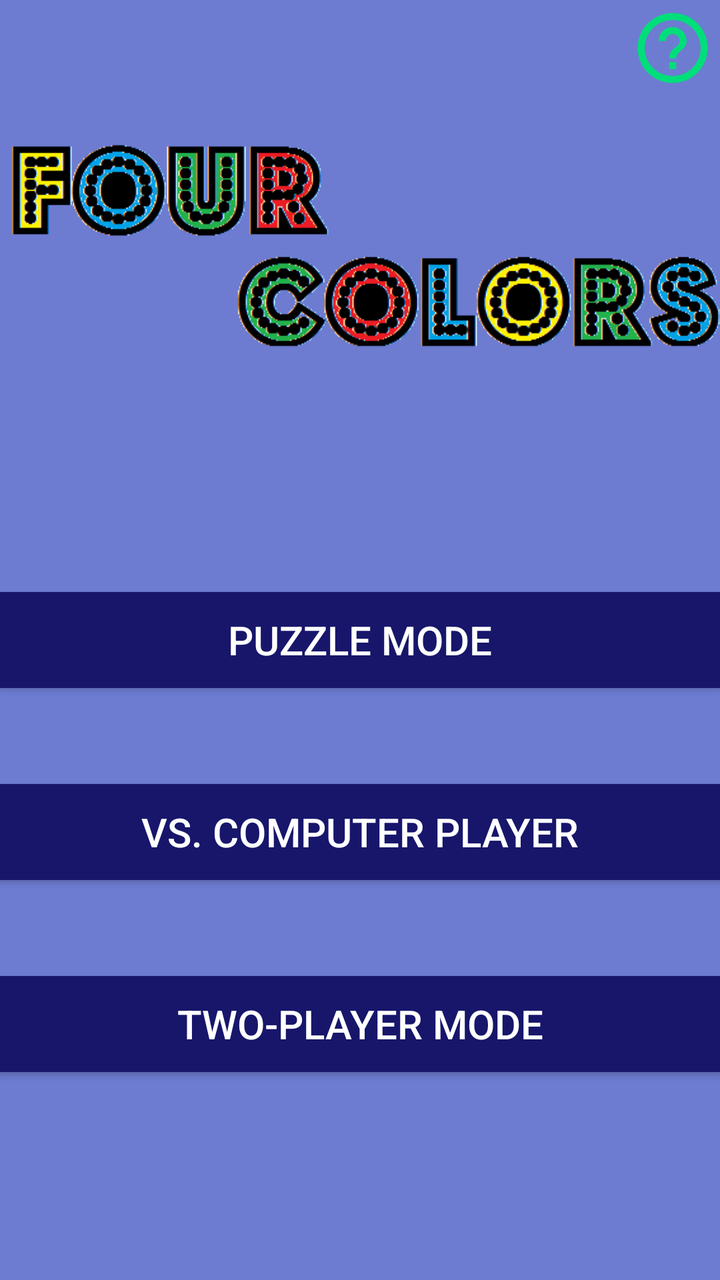
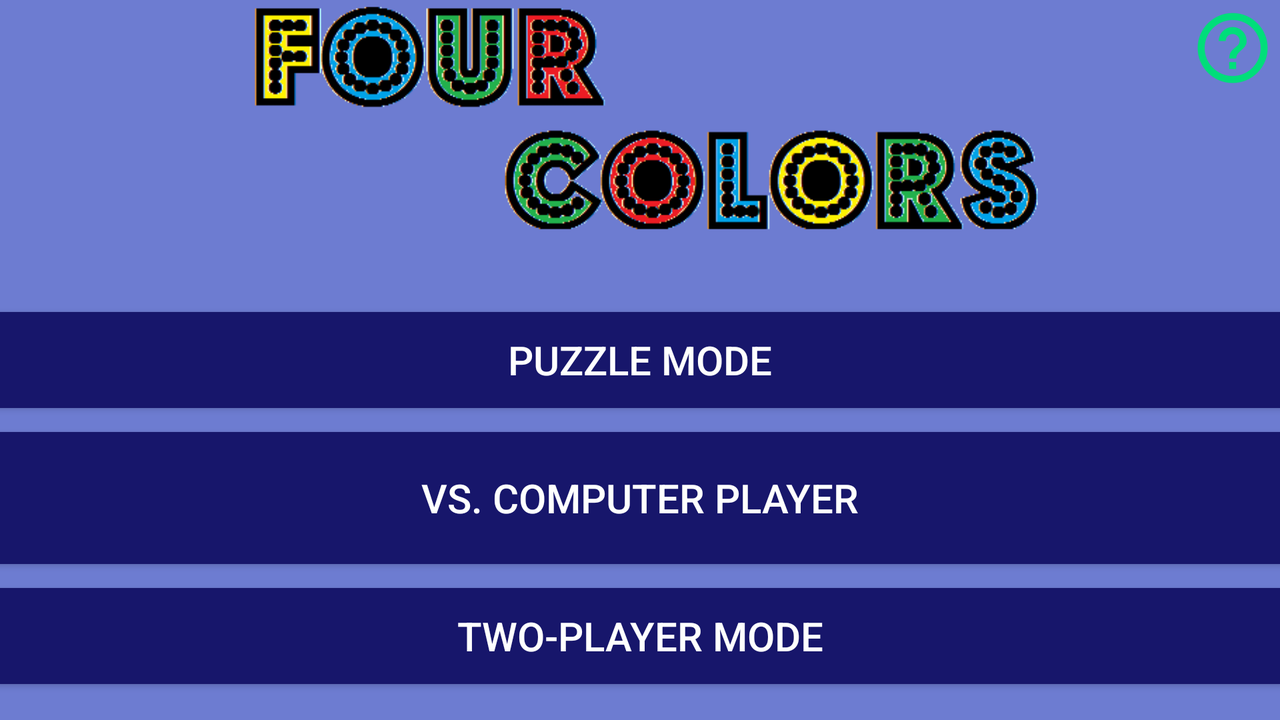

An Android layout and its configuration variant, each rendered on a device that would load it. The default file and the variant file are quoted in full after the pictures.
<!-- AndroidManifest.xml: application theme AppTheme -->
<!-- res/layout/activity_title_screen.xml -->
<?xml version="1.0" encoding="utf-8"?>

<RelativeLayout xmlns:android="http://schemas.android.com/apk/res/android"
    xmlns:tools="http://schemas.android.com/tools"
    xmlns:app="http://schemas.android.com/apk/res-auto"
    android:id="@+id/activity_title_screen"
    android:layout_width="match_parent"
    android:layout_height="match_parent"
    android:paddingBottom="@dimen/activity_vertical_margin"
    android:paddingLeft="@dimen/activity_horizontal_margin"
    android:paddingRight="@dimen/activity_horizontal_margin"
    android:paddingTop="@dimen/activity_vertical_margin"
    android:background="@color/colorPrimary"
    tools:context="edu.temple.fourcolorgame.Activities.TitleScreen">

    <Button style="@style/Widget.AppCompat.Button.Colored"
        android:id="@+id/puzzle_mode"
        android:layout_width="match_parent"
        android:layout_height="wrap_content"
        android:gravity="center"
        android:background="@color/colorPrimaryDark"
        android:text="@string/puzzle_mode_text"
        android:textColor="@color/colorText"
        android:textSize="20sp"
        android:layout_centerVertical="true"
        android:layout_alignParentStart="true" />

    <Button style="@style/Widget.AppCompat.Button.Colored"
        android:id="@+id/vs_ai_mode"
        android:layout_width="match_parent"
        android:layout_height="wrap_content"
        android:gravity="center"
        android:background="@color/colorPrimaryDark"
        android:text="@string/vs_ai_text"
        android:textColor="@color/colorText"
        android:textSize="20sp"
        android:layout_below="@+id/puzzle_mode"
        android:layout_alignParentStart="true"
        android:layout_marginTop="48dp" />

    <Button style="@style/Widget.AppCompat.Button.Colored"
        android:id="@+id/multiplayer_mode"
        android:layout_width="match_parent"
        android:layout_height="wrap_content"
        android:gravity="center"
        android:background="@color/colorPrimaryDark"
        android:text="@string/multiplayer_text"
        android:textColor="@color/colorText"
        android:textSize="20sp"
        android:layout_below="@+id/vs_ai_mode"
        android:layout_alignParentStart="true"
        android:layout_marginTop="48dp" />

    <ImageView
        android:layout_width="wrap_content"
        android:layout_height="wrap_content"
        android:src="@drawable/title"
        android:layout_alignParentTop="true"
        android:layout_alignParentStart="true"
        android:layout_marginTop="39dp"
        tools:ignore="ContentDesciption,ContentDescription"
        />

    <ImageView
        android:layout_width="wrap_content"
        android:layout_height="wrap_content"
        app:srcCompat="@mipmap/help_transparent"
        android:id="@+id/help_button"
        android:contentDescription="@string/help_button_desc"
        android:layout_alignParentTop="true"
        android:layout_alignParentEnd="true" />

</RelativeLayout>
<!-- resources referenced by this layout -->
<resources>
  <color name="colorPrimary">#6d7cd1</color>
  <color name="colorPrimaryDark">#17166b</color>
  <color name="colorText">#fefffe</color>
  <!-- drawable title: png bitmap (drawable, 7191 bytes) -->
  <!-- mipmap help_transparent: png bitmap (mipmap-hdpi, 1629 bytes) -->
  <string name="help_button_desc">Help Button</string>
  <string name="multiplayer_text">Two-Player Mode</string>
  <string name="puzzle_mode_text">Puzzle Mode</string>
  <string name="vs_ai_text">Vs. Computer Player</string>
  <style name="AppTheme" parent="Theme.AppCompat.Light.NoActionBar">
          
          <item name="colorPrimary">@color/colorPrimary</item>
          <item name="colorPrimaryDark">@color/colorPrimaryDark</item>
          <item name="colorAccent">@color/colorAccent</item>
      </style>
  <color name="colorAccent">#00de7a</color>
</resources>
<!-- res/layout-land/activity_title_screen.xml (the repository's variant of the layout above) -->
<!-- drawn on the phone turned sideways -->
<?xml version="1.0" encoding="utf-8"?>

<RelativeLayout xmlns:android="http://schemas.android.com/apk/res/android"
    xmlns:tools="http://schemas.android.com/tools"
    xmlns:app="http://schemas.android.com/apk/res-auto"
    android:id="@+id/activity_title_screen"
    android:layout_width="match_parent"
    android:layout_height="match_parent"
    android:paddingBottom="@dimen/activity_vertical_margin"
    android:paddingLeft="@dimen/activity_horizontal_margin"
    android:paddingRight="@dimen/activity_horizontal_margin"
    android:paddingTop="@dimen/activity_vertical_margin"
    android:background="@color/colorPrimary"
    tools:context="edu.temple.fourcolorgame.Activities.TitleScreen">

    <ImageView
        android:id="@+id/title_screen_logo"
        android:layout_width="wrap_content"
        android:layout_height="wrap_content"
        android:src="@drawable/title"
        android:adjustViewBounds="true"
        android:maxWidth="400dp"
        android:maxHeight="400dp"
        android:scaleType="fitCenter"
        android:layout_alignParentTop="true"
        android:layout_centerHorizontal="true" />

    <Button style="@style/Widget.AppCompat.Button.Colored"
        android:id="@+id/puzzle_mode"
        android:layout_width="match_parent"
        android:layout_height="wrap_content"
        android:gravity="center"
        android:background="@color/colorPrimaryDark"
        android:text="@string/puzzle_mode_text"
        android:textColor="@color/colorText"
        android:textSize="20dp"
        android:layout_centerVertical="true"
        android:layout_alignParentStart="true" />

    <Button style="@style/Widget.AppCompat.Button.Colored"
        android:id="@+id/multiplayer_mode"
        android:layout_width="match_parent"
        android:layout_height="wrap_content"
        android:gravity="center"
        android:background="@color/colorPrimaryDark"
        android:text="@string/multiplayer_text"
        android:textColor="@color/colorText"
        android:textSize="20dp"
        android:layout_alignParentBottom="true"
        android:layout_alignParentStart="true"
        android:layout_marginBottom="18dp" />

    <Button style="@style/Widget.AppCompat.Button.Colored"
        android:id="@+id/vs_ai_mode"
        android:layout_width="match_parent"
        android:layout_height="wrap_content"
        android:gravity="center"
        android:background="@color/colorPrimaryDark"
        android:text="@string/vs_ai_text"
        android:textColor="@color/colorText"
        android:textSize="20dp"
        android:layout_marginBottom="12dp"
        android:layout_marginTop="12dp"
        android:layout_below="@id/puzzle_mode"
        android:layout_above="@+id/multiplayer_mode"
        android:layout_alignParentStart="true" />

    <ImageView
        android:layout_width="wrap_content"
        android:layout_height="wrap_content"
        app:srcCompat="@mipmap/help_transparent"
        android:id="@+id/help_button"
        android:contentDescription="@string/help_button_desc"
        android:layout_alignParentTop="true"
        android:layout_alignParentEnd="true" />

</RelativeLayout>
